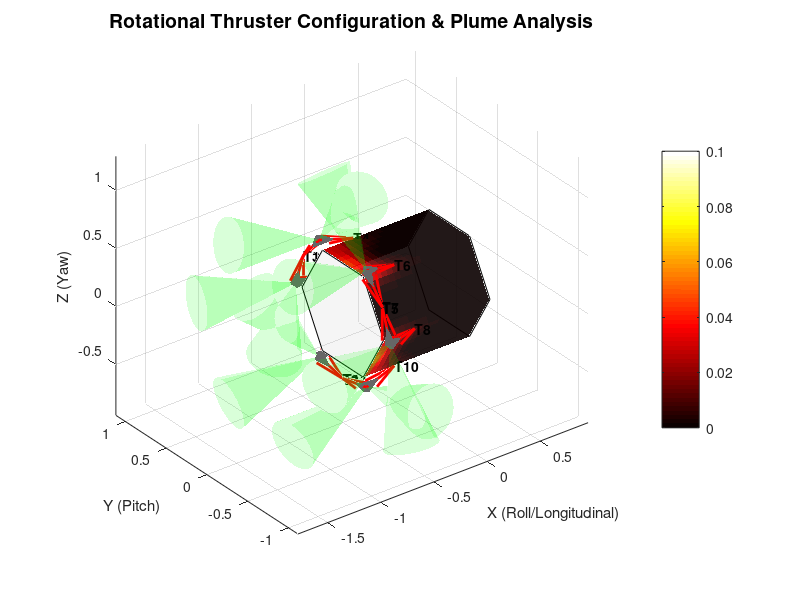

MATLAB code for this plot: (Note: this script raises an error after producing the figure.)
% analyze_thruster_configuration.m
% Script for iterative analysis of rotational thruster configurations
% Allows you to define thruster positions and directions, visualizes them,
% and calculates the resulting torque capabilities (Roll, Pitch, Yaw).

clear; clc; close all;

%% 1. Satellite Geometry & Mass Properties Parameters
% Assuming the longitudinal axis is X, and the hexagonal face is in the Y-Z plane
L_sat = 1.0;     % Length of the satellite along X-axis (m)
R_hex = 0.5;     % Circumradius of the hexagonal cross-section (m)
F_max = 1.0;     % Maximum thrust per thruster (Newtons)

% Center of Mass (COM) assumed at origin for torque calculations
COM = [0, 0, 0]; 

% X-coordinate of the bottom face where thrusters are mounted
X_bottom = -L_sat / 2; 

%% 2. Define Thruster Configuration
% We define thrusters by their Position (P) and Direction of Thrust (D)
% P is a 1x3 vector [x, y, z] relative to COM
% D is a 1x3 unit vector [dx, dy, dz] indicating the direction the FORCE is applied
% (i.e., if thruster nozzle points in +Z, it pushes in -Z. D should be the force direction)

thrusters = []; % Initialize empty array for thrusters

% Example: 12-thruster configuration around the hexagonal base (2 per corner)
% You can iteratively modify this loop, or manually define rows of 'thrusters'
theta_corners = linspace(0, 2*pi, 7); 
theta_corners = theta_corners(1:6); % 6 corners of the hexagon

% Cant angle to avoid plume impingement on the satellite body
% -19 degrees outward tilt (Optimized for zero heat)
cant_angle_deg = -19; 
cant_rad = deg2rad(cant_angle_deg);

thruster_id = 1;
for i = 1:6
    % Corner position in Y-Z plane
    y_corner = R_hex * cos(theta_corners(i));
    z_corner = R_hex * sin(theta_corners(i));
    pos = [X_bottom, y_corner, z_corner];
    
    % Radial vector (pointing outward from center of hexagon)
    radial_dir = [0, cos(theta_corners(i)), sin(theta_corners(i))];
    
    % Mechanical Bracket Offset
    % Thrusters have physical volume. We must offset the mounting point 
    % radially outward so the hardware doesn't clip the satellite body.
    bracket_offset = 0.08; % 8 cm bracket offset
    pos = pos + radial_dir * bracket_offset;
    
    % Tangential vector
    tangent_dir = [0, -sin(theta_corners(i)), cos(theta_corners(i))];
    
    % To get bidirectional roll, alternate the tangential direction
    if mod(i, 2) == 1
        % Odd corners: point one way (e.g., +Roll)
        roll_dir = tangent_dir;
    else
        % Even corners: point the opposite way (e.g., -Roll)
        roll_dir = -tangent_dir;
    end
    
    % Thruster A: Roll Thruster
    % Combine roll direction with an outward radial cant to avoid plume impingement
    dir_A = roll_dir * cos(cant_rad) + radial_dir * sin(cant_rad);
    
    % Thruster B: Longitudinal Thruster (for Pitch/Yaw and +X translation)
    % Force direction along +X. We also cant it slightly outward (e.g., 5 deg) 
    % so the expanding plume clears the side panels completely.
    long_cant_rad = deg2rad(-15);
    dir_B = [cos(long_cant_rad), radial_dir(2)*sin(long_cant_rad), radial_dir(3)*sin(long_cant_rad)];
    
    % Add to configuration array
    % Format: [pos_x, pos_y, pos_z, dir_x, dir_y, dir_z]
    thrusters(thruster_id, :) = [pos, dir_A];
    thruster_id = thruster_id + 1;
    
    thrusters(thruster_id, :) = [pos, dir_B];
    thruster_id = thruster_id + 1;
end

% You can also add manual thrusters here:
% thrusters(end+1, :) = [X_bottom, 0, 0,  1, 0, 0]; % Example center thruster pushing +X

%% Extract and Normalize Vectors
P = thrusters(:, 1:3);
D = thrusters(:, 4:6);

% Normalize direction vectors to ensure they are unit vectors
for i = 1:size(D, 1)
    if norm(D(i,:)) > 0
        D(i,:) = D(i,:) / norm(D(i,:));
    end
end
num_thrusters = size(thrusters, 1);

%% 3. Calculate Torque Control Matrix (B)
% Torque = r x F
% tau = B * u, where u is the thrust vector [u1; u2; ... uN]'
B = zeros(3, num_thrusters);
for i = 1:num_thrusters
    r = P(i, :) - COM;
    B(:, i) = cross(r', D(i, :)');
end

% Introduce 2-degree random misalignment to simulate manufacturing errors
disp('Applying up to 2-deg random misalignment to physical thruster mounting...');
max_err_deg = 2.0;
B_actual = zeros(3, num_thrusters);
for i = 1:num_thrusters
    % Generate a random unit vector for rotation axis
    rand_axis = randn(1,3); rand_axis = rand_axis / norm(rand_axis);
    theta_err = rand() * deg2rad(max_err_deg);
    
    % Use Rodrigues' rotation formula (avoids needing Aerospace toolbox)
    v = D(i,:); k = rand_axis;
    D_actual = v*cos(theta_err) + cross(k,v)*sin(theta_err) + k*dot(k,v)*(1-cos(theta_err));
    D_actual = D_actual / norm(D_actual);
    
    r = P(i, :) - COM;
    B_actual(:, i) = cross(r', D_actual');
end

%% 4. Evaluate Control Authority
disp('======================================================');
disp('          THRUSTER CONFIGURATION ANALYSIS             ');
disp('======================================================');
fprintf('Number of Thrusters: %d\n\n', num_thrusters);

% Display the control matrix
disp('Control Matrix B (Torque generated per 1N of thrust):');
disp('Rows: [Roll (X), Pitch (Y), Yaw (Z)] | Cols: Thrusters 1 to N');
disp(B);

% Calculate maximum pure torque in each axis (+X, -X, +Y, -Y, +Z, -Z)
max_torques = zeros(1,6); 
axis_labels = {'+Roll (X)', '-Roll (X)', '+Pitch (Y)', '-Pitch (Y)', '+Yaw (Z)', '-Yaw (Z)'};
target_dirs = [1 0 0; -1 0 0; 0 1 0; 0 -1 0; 0 0 1; 0 0 -1]';

disp('Maximum Pure Torques (assuming F_max per thruster, nullifying cross-torques):');
try
    % Use linprog to find max torque in each direction with zero cross-torque
    options = optimoptions('linprog','Display','none');
    for i = 1:6
        target_tau = target_dirs(:, i);
        
        % We want to maximize T such that B*u = T * target_tau
        % Let x = [u; T]. Minimize -T (i.e. c' * x)
        c = [zeros(num_thrusters, 1); -1];
        
        % Equality constraints: B*u - T*target_tau = 0
        Aeq = [B, -target_tau];
        beq = [0; 0; 0];
        
        % Bounds: 0 <= u_i <= F_max, T >= 0
        lb = [zeros(num_thrusters, 1); 0];
        ub = [F_max * ones(num_thrusters, 1); Inf];
        
        [x, ~, exitflag] = linprog(c, [], [], Aeq, beq, lb, ub, options);
        
        if exitflag == 1 && x(end) > 1e-6
            max_torques(i) = x(end);
            fprintf('  %10s : %8.3f Nm\n', axis_labels{i}, max_torques(i));
        else
            fprintf('  %10s : INCAPABLE (Cannot generate pure torque)\n', axis_labels{i});
        end
    end
catch
    disp('Optimization toolbox (linprog) not available for pure torque calculation.');
    disp('Displaying maximum possible torque per axis ignoring cross-coupling:');
    for i = 1:6
        target_tau = target_dirs(:, i);
        contributions = target_tau' * B;
        max_t = sum(contributions(contributions > 0)) * F_max;
        fprintf('  %10s : %8.3f Nm (Upper bound, ignoring cross-torque)\n', axis_labels{i}, max_t);
    end
end
disp('======================================================');

%% 5. Visualization
fig = figure('Name', 'Thruster Configuration Viewer', 'Color', 'w', 'Position', [100, 100, 900, 700]);
ax = axes('Parent', fig);
hold(ax, 'on'); grid(ax, 'on'); axis(ax, 'equal'); view(ax, 3);
xlabel(ax, 'X (Roll/Longitudinal)'); ylabel(ax, 'Y (Pitch)'); zlabel(ax, 'Z (Yaw)');

% Draw Hexagonal Satellite Body with Heatmap Grid
hex_y = R_hex * cos(theta_corners);
hex_z = R_hex * sin(theta_corners);

% Top and Bottom faces
fill3(X_bottom * ones(1,6), hex_y, hex_z, [0.8 0.8 0.8], 'FaceAlpha', 0.2, 'EdgeColor', 'k');
fill3((X_bottom + L_sat) * ones(1,6), hex_y, hex_z, [0.8 0.8 0.8], 'FaceAlpha', 0.2, 'EdgeColor', 'k');

disp('Generating Simons Model analytical density heatmap on the bus panels...');
% Define grid resolution for panels
nx = 20; % Points along length
nyz = 10; % Points across each panel width
x_grid = linspace(X_bottom, X_bottom+L_sat, nx);

max_density = 0;
for pnl = 1:6
    y1 = hex_y(pnl); z1 = hex_z(pnl);
    if pnl < 6; y2 = hex_y(pnl+1); z2 = hex_z(pnl+1);
    else;       y2 = hex_y(1);     z2 = hex_z(1); end
    
    y_lin = linspace(y1, y2, nyz);
    z_lin = linspace(z1, z2, nyz);
    
    [Xg, ~] = meshgrid(x_grid, y_lin);
    Yg = repmat(y_lin', 1, nx);
    Zg = repmat(z_lin', 1, nx);
    
    % Calculate analytical density at each grid point
    Density_Grid = zeros(nyz, nx);
    for j = 1:nyz
        for k = 1:nx
            pt = [Xg(j,k), Yg(j,k), Zg(j,k)];
            rho_total = 0;
            for t = 1:num_thrusters
                r_vec = pt - P(t,:);
                r_dist = norm(r_vec);
                if r_dist < 1e-3; continue; end
                
                plume_centerline = -D(t,:); % Plume expands opposite to force
                cos_theta = dot(r_vec/r_dist, plume_centerline);
                
                if cos_theta > 0 % Only calculate if point is "in front" of nozzle
                    % Simons analytical density equation: rho = A / r^2 * cos^n(theta)
                    A_factor = 1.0; % Arbitrary scaling factor for visualization
                    n_plume = 8; % Focus parameter (higher = tighter beam)
                    rho_total = rho_total + (A_factor / r_dist^2) * (cos_theta)^n_plume;
                end
            end
            Density_Grid(j,k) = rho_total;
        end
    end
    max_density = max(max_density, max(Density_Grid(:)));
    
    % Plot the panel as a colored surface
    surf(ax, Xg, Yg, Zg, Density_Grid, 'EdgeColor', 'none', 'FaceAlpha', 0.9);
end

% Set heatmap colors
colormap(ax, hot);
if max_density > 0
    caxis(ax, [0, max(0.1, max_density)]);
    colorbar(ax, 'Location', 'eastoutside', 'Color', 'k');
end

% Draw COM
plot3(COM(1), COM(2), COM(3), 'r+', 'MarkerSize', 12, 'LineWidth', 2);
text(COM(1), COM(2), COM(3)+0.1, ' COM', 'Color', 'r', 'FontWeight', 'bold');

% Draw Thrusters (Physical hardware and force vectors)
quiver_scale = 0.3; % Scale for the force arrows
hardware_length = 0.15; % 15 cm physical thruster length
hardware_radius = 0.04; % 4 cm physical thruster radius

for i = 1:num_thrusters
    % 1. Draw physical thruster hardware (grey cone extending along +D)
    [Xc_hw, Yc_hw, Zc_hw] = cylinder([hardware_radius, 0], 12); % Cone tapering to nozzle at P
    Zc_hw = Zc_hw * hardware_length;
    
    % Rotate hardware cone to align with D(i,:)
    hw_dir = D(i, :);
    v_orig = [0, 0, 1];
    v_dest = hw_dir / norm(hw_dir);
    if norm(cross(v_orig, v_dest)) < 1e-6 && dot(v_orig, v_dest) < 0
        R_mat_hw = diag([1, -1, -1]);
    elseif norm(cross(v_orig, v_dest)) < 1e-6
        R_mat_hw = eye(3);
    else
        v = cross(v_orig, v_dest); s = norm(v); c = dot(v_orig, v_dest);
        vx = [0 -v(3) v(2); v(3) 0 -v(1); -v(2) v(1) 0];
        R_mat_hw = eye(3) + vx + vx^2 * ((1-c)/s^2);
    end
    
    for j = 1:size(Xc_hw, 1)
        for k = 1:size(Xc_hw, 2)
            pt = [Xc_hw(j,k), Yc_hw(j,k), Zc_hw(j,k)] * R_mat_hw';
            Xc_hw(j,k) = pt(1) + P(i,1);
            Yc_hw(j,k) = pt(2) + P(i,2);
            Zc_hw(j,k) = pt(3) + P(i,3);
        end
    end
    surf(ax, Xc_hw, Yc_hw, Zc_hw, 'FaceColor', [0.4 0.4 0.4], 'EdgeColor', 'none', 'FaceAlpha', 1.0);
    
    % 2. Plot Force vector (Red Arrow)
    quiver3(P(i,1), P(i,2), P(i,3), D(i,1)*quiver_scale, D(i,2)*quiver_scale, D(i,3)*quiver_scale, 0, ...
        'Color', 'r', 'LineWidth', 2, 'MaxHeadSize', 0.5);
        
    % Label
    text(P(i,1) + D(i,1)*quiver_scale, P(i,2) + D(i,2)*quiver_scale, P(i,3) + D(i,3)*quiver_scale, ...
        sprintf('T%d', i), 'FontSize', 10, 'FontWeight', 'bold');
end

%% 6. Plume Impingement Analysis & Visualization
% Model the exhaust plume as a cone pointing OPPOSITE to the force vector.
plume_length = 0.8; % Length of the visible plume cone (m)
plume_half_angle_deg = 15; % Half-angle of the exhaust cone (deg)
plume_radius = plume_length * tan(deg2rad(plume_half_angle_deg));

disp('Analyzing exhaust plumes for bus impingement...');
impingement_results = zeros(num_thrusters, 1);

for i = 1:num_thrusters
    % Plume direction is exactly opposite to the force direction
    plume_dir = -D(i, :);
    
    % Create a cone mesh (pointing along +Z by default)
    % Using more vertices for a higher-resolution collision check
    [Xc, Yc, Zc] = cylinder([0, plume_radius], 30); 
    Zc = Zc * plume_length; % Scale length
    
    % Calculate rotation matrix to point cone along plume_dir
    v_orig = [0, 0, 1];
    v_dest = plume_dir / norm(plume_dir);
    
    if norm(cross(v_orig, v_dest)) < 1e-6 && dot(v_orig, v_dest) < 0
        R_mat = diag([1, -1, -1]); % 180 deg flip
    elseif norm(cross(v_orig, v_dest)) < 1e-6
        R_mat = eye(3);
    else
        v = cross(v_orig, v_dest);
        s = norm(v);
        c = dot(v_orig, v_dest);
        vx = [0 -v(3) v(2); v(3) 0 -v(1); -v(2) v(1) 0];
        R_mat = eye(3) + vx + vx^2 * ((1-c)/s^2);
    end
    
    % Apply rotation and translation to the cone vertices
    is_impinging = false;
    for j = 1:size(Xc, 1)
        for k = 1:size(Xc, 2)
            pt = [Xc(j,k), Yc(j,k), Zc(j,k)] * R_mat';
            pt_x = pt(1) + P(i,1);
            pt_y = pt(2) + P(i,2);
            pt_z = pt(3) + P(i,3);
            
            Xc(j,k) = pt_x;
            Yc(j,k) = pt_y;
            Zc(j,k) = pt_z;
            
            % Mathematical Impingement Check:
            % Skip the very tip of the nozzle (j=1) to prevent false positives from the origin point
            if j > 1 
                % Check if point is longitudinally alongside the bus 
                % (add 1mm tolerance to ignore flush mounting errors)
                if pt_x > (X_bottom + 1e-3) && pt_x < (X_bottom + L_sat)
                    % Check if point is inside the hexagonal cross-section
                    if inpolygon(pt_y, pt_z, hex_y, hex_z)
                        is_impinging = true;
                    end
                end
            end
        end
    end
    
    % Color code and log the result
    if is_impinging
        impingement_results(i) = 1;
        fprintf('  WARNING: Thruster T%d plume is mathematically intersecting the bus!\n', i);
        % Draw impinging plume as solid RED
        surf(ax, Xc, Yc, Zc, 'FaceColor', 'r', 'EdgeColor', 'none', 'FaceAlpha', 0.4, 'LineStyle', 'none');
    else
        % Draw safe plume as translucent GREEN
        surf(ax, Xc, Yc, Zc, 'FaceColor', [0, 1, 0], 'EdgeColor', 'none', 'FaceAlpha', 0.15, 'LineStyle', 'none');
    end
end

if sum(impingement_results) == 0
    disp('  SUCCESS: Zero plume impingement detected across all thrusters.');
else
    fprintf('  FAILED: %d thrusters have impingement issues. Increase cant angles.\n', sum(impingement_results));
end

title(ax, 'Rotational Thruster Configuration & Plume Analysis', 'FontSize', 14);
hold(ax, 'off');
rotate3d(fig, 'on');

disp('Visualization ready. Safe plumes are green, impinging plumes are red.');

%% 7. Dynamic Attitude Control Simulation (PD + PWM)
disp(' ');
disp('======================================================');
disp('          DYNAMIC PD + PWM SIMULATION                 ');
disp('======================================================');

% 7.1 Spacecraft Inertia Property (Assumed 500 kg uniform prism)
mass = 500; % kg
% Inertia approximation: Ixx = 1/2*m*r^2, Iyy/Izz = 1/12*m*(3*r^2 + h^2)
Ixx = 0.5 * mass * R_hex^2; 
Iyy = (1/12) * mass * (3*R_hex^2 + L_sat^2);
Izz = Iyy;
J = diag([Ixx, Iyy, Izz]);
invJ = inv(J);

% 7.2 Simulation Parameters
sim_time = 60;      % Total simulation time (seconds)
dt = 0.1;           % Control loop period (10 Hz frequency)
N_steps = round(sim_time / dt);
time = (0:N_steps-1) * dt;

% 7.3 PD Controller Gains (Tuned heuristically for the inertia)
Kp = diag([5, 5, 5]);    % Proportional gain
Kd = diag([15, 15, 15]); % Derivative gain

% 7.4 State Initialization
% Initial attitude error: 15 deg roll, -10 deg pitch, 20 deg yaw
euler_angles = deg2rad([15; -10; 20]);
omega = [0; 0; 0]; % Initially at rest

% Storage arrays for plotting
history_euler = zeros(3, N_steps);
history_omega = zeros(3, N_steps);
history_cmd   = zeros(num_thrusters, N_steps);

disp('Simulating attitude recovery maneuver...');

% 7.5 Simulation Loop
for k = 1:N_steps
    % Store current state
    history_euler(:, k) = rad2deg(euler_angles);
    history_omega(:, k) = rad2deg(omega);
    
    % PD Controller calculates desired restoring torque
    tau_cmd = -Kp * euler_angles - Kd * omega;
    
    % Thruster Allocator (Non-negative Least Squares)
    % Finds continuous force T_cmd (>= 0) such that B * T_cmd ~= tau_cmd
    options = optimset('Display','none');
    T_cmd = lsqnonneg(B, tau_cmd, options);
    
    % PWM mapping (Duty Cycle = Commanded Thrust / Max Thrust)
    duty_cycle = min(T_cmd / F_max, 1.0);
    
    % Store commands
    history_cmd(:, k) = duty_cycle;
    
    % Actual torque applied to spacecraft (average over dt)
    % The physics engine uses B_actual which contains the hidden 2-degree mounting errors!
    tau_actual = B_actual * (duty_cycle * F_max);
    
    % Kinematics (Euler Angle Rates)
    phi = euler_angles(1); theta = euler_angles(2);
    euler_rates = [1, sin(phi)*tan(theta), cos(phi)*tan(theta);
                   0, cos(phi),           -sin(phi);
                   0, sin(phi)/cos(theta), cos(phi)/cos(theta)] * omega;
               
    % Rigid Body Dynamics (Euler Equations)
    omega_dot = invJ * (tau_actual - cross(omega, J*omega));
    
    % Integrate (Simple Euler Integration)
    euler_angles = euler_angles + euler_rates * dt;
    omega = omega + omega_dot * dt;
end

disp('Simulation complete.');

%% 8. Plot Dynamic Results
fig2 = figure('Name', 'Attitude Control Simulation Results', 'Color', 'w', 'Position', [150, 150, 1000, 600]);

% Plot Euler Angles
subplot(2, 1, 1);
plot(time, history_euler(1,:), 'r', 'LineWidth', 1.5); hold on;
plot(time, history_euler(2,:), 'g', 'LineWidth', 1.5);
plot(time, history_euler(3,:), 'b', 'LineWidth', 1.5);
grid on;
title('Satellite Attitude vs Time (Recovery to Zero)');
xlabel('Time (s)');
ylabel('Euler Angles (deg)');
legend('Roll (\phi)', 'Pitch (\theta)', 'Yaw (\psi)');

% Plot Thruster Commands (Duty Cycle)
subplot(2, 1, 2);
colors = lines(num_thrusters);
hold on;
for i = 1:num_thrusters
    % Only plot if the thruster was actually fired during the simulation
    if sum(history_cmd(i,:)) > 0.01
        plot(time, history_cmd(i,:), 'Color', colors(i,:), 'LineWidth', 1.5, 'DisplayName', sprintf('T%d', i));
    end
end
grid on;
title('PWM Thruster Commands (0 = Off, 1 = 100% On)');
xlabel('Time (s)');
ylabel('Duty Cycle');
legend('NumColumns', 2, 'Location', 'best');

disp('Simulation plots generated.');
